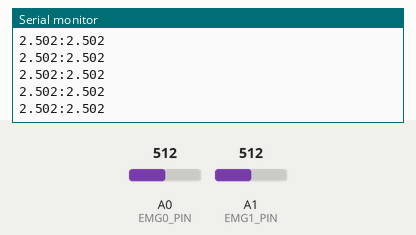
The sketch below on a simulated Arduino Uno, built with avr-gcc and run on an emulated ATmega328P. Shown: the last lines printed to the serial monitor. The test bench sets the inputs (shaded band); at power-on: A0 (EMG0_PIN) = 512, A1 (EMG1_PIN) = 512.

Above: at 1.2 s.
1.3 s: A0 (EMG0_PIN) set to 716
At 2.4 s:
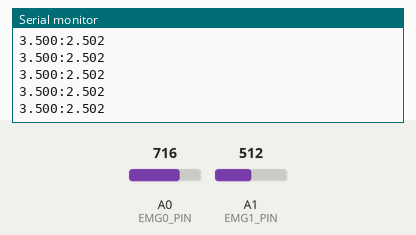
2.8 s: A1 (EMG1_PIN) set to 716
At 3.9 s:
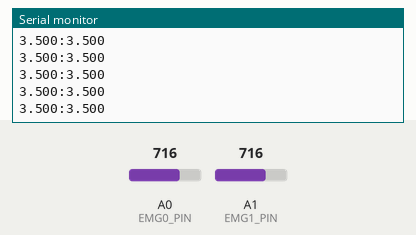
4.3 s: A0 (EMG0_PIN) set to 900
At 5.0 s:
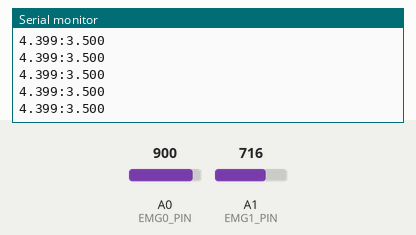
5.8 s: A1 (EMG1_PIN) set to 900
At 6.9 s:
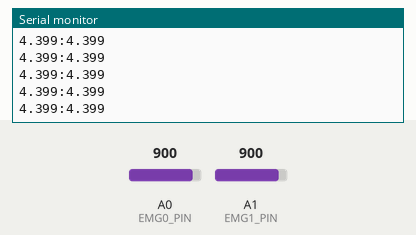
Timing chart, 0 to 8.3 s (numbered marks = the images above; inputs shaded):
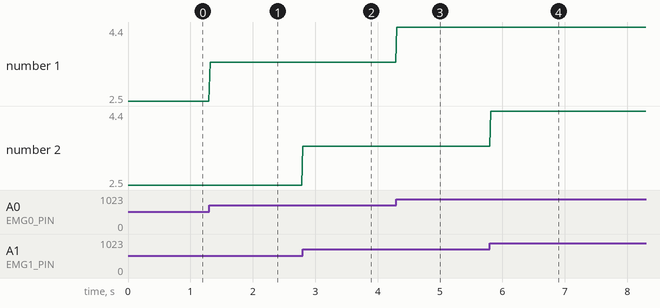

The sketch:

myocoach.ino
```cpp
/*
 * MyoCoach - Arduino firmware
 *
 * Reads two Ottobock 13E202 EMG sensors on analog inputs A0 and A1,
 * converts them to volts and streams them over USB serial as "EMG0:EMG1".
 */

const int EMG0_PIN = A0;
const int EMG1_PIN = A1;
const float ADC_TO_VOLTS = 5.0 / 1023.0;
const int SAMPLE_PERIOD_MS = 20;   // 50 Hz

void setup() {
  Serial.begin(115200);
}

void loop() {
  float emg0 = analogRead(EMG0_PIN) * ADC_TO_VOLTS;
  float emg1 = analogRead(EMG1_PIN) * ADC_TO_VOLTS;

  Serial.print(emg0, 3);
  Serial.print(":");
  Serial.println(emg1, 3);

  delay(SAMPLE_PERIOD_MS);
}
```

Measured:
- after the input at 1.3 s, the serial monitor: prints a new line at once (image 1)
- after the input at 2.8 s, the serial monitor: prints a new line at once (image 2)
- after the input at 4.3 s, the serial monitor: prints a new line at once (image 3)
- after the input at 5.8 s, the serial monitor: prints a new line at once (image 4)
- plotted number 1: 2.5 → 3.5 after the input at 1.3 s, 3.5 → 4.4 after the input at 4.3 s
